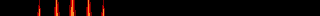

The image is a tile-based game level rendered from a .tmx file. Its description and complete source (layers, tilesets, objects, tile grids) follow:
An orthogonal 20x1 tile map with 16x16 px tiles, 1 tile layer (Tile Layer 1).

<map version="1.10" tiledversion="1.10.2" orientation="orthogonal" renderorder="right-down" width="20" height="1" tilewidth="16" tileheight="16" infinite="0" nextlayerid="2" nextobjectid="1">
 <tileset firstgid="1" source="Tileset.tsx" />
 <layer id="1" name="Tile Layer 1" width="20" height="1">
  <data encoding="csv">
1,1,117,116,115,116,117,1,1,1,1,1,1,1,1,1,1,1,1,1
</data>
 </layer>
</map>
